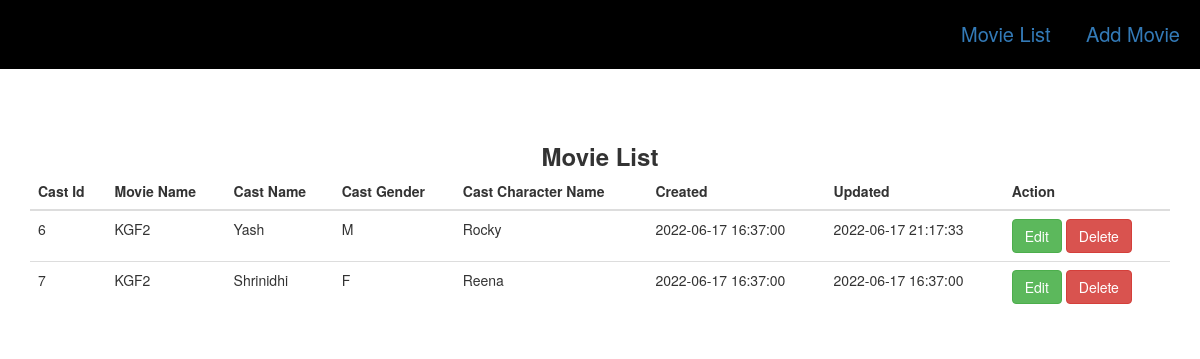
The page /cast.php?movieid=6 on the database its author committed.
### tables this page shows
CREATE TABLE `cast` (
  `id` int(11) NOT NULL,
  `movieid` int(11) NOT NULL,
  `castname` varchar(200) NOT NULL,
  `castgender` char(1) NOT NULL,
  `cast_char_name` varchar(200) NOT NULL,
  `created` datetime NOT NULL DEFAULT CURRENT_TIMESTAMP,
  `updated` datetime NOT NULL DEFAULT CURRENT_TIMESTAMP ON UPDATE CURRENT_TIMESTAMP
);

CREATE TABLE `movie` (
  `id` int(11) NOT NULL,
  `moviename` varchar(255) NOT NULL,
  `movieduration` time(3) NOT NULL,
  `created` datetime NOT NULL DEFAULT CURRENT_TIMESTAMP,
  `updated` datetime NOT NULL DEFAULT CURRENT_TIMESTAMP ON UPDATE CURRENT_TIMESTAMP
);

### cast.php (the view, shortened to what this page needs)
<?php
include 'config.php';
include 'header.php';
if (isset($_GET['movieid'])) {
    $movieid=$_GET['movieid'];
}else{
    header('location: moviedetails.php');
}
?>
<div class="container" style="margin-top: 70px;">
    <div class="row">
        <div class="col-md-12 col-lg-12 pl-0 ">
            <div class="card-body p-6 about-con pabout">
                <div class="card-title text-center mb-4" style="font-size: 24px;">
                    <b>Movie List</b>
                </div>
                <table class="table">
                    <thead>
                        <th>Cast Id</th>
                        <th>Movie Name</th>
                        <th>Cast Name</th>
                        <th>Cast Gender</th>
                        <th>Cast Character Name</th>
                        <th>Created</th>
                        <th>Updated</th>
                        <th>Action</th>
                    </thead>
                    <tbody>
                        <?php
                        $movie=mysqli_query($con,"Select c.*,m.moviename from cast as c left join movie as m on c.movieid=m.id where c.movieid='$movieid'");
                        if (mysqli_num_rows($movie)>0) {
                           while ($row=mysqli_fetch_assoc($movie)) {
                        ?>
                        <tr id="rowid<?php echo $row['id'];  ?>">
                            <td><?php echo $row['id'];  ?></td>
                            <td><?php echo $row['moviename'];  ?></td>
                            <td><?php echo $row['castname'];  ?></td>
                            <td><?php echo $row['castgender'];  ?></td>
                            <td><?php echo $row['cast_char_name'];  ?></td>
                            <td><?php echo $row['created'];  ?></td>
                            <td><?php echo $row['updated'];  ?></td>
                            <td>
                                <a href="castedit.php?castid=<?php echo $row['id'];  ?>">
                                    <button class="btn btn-success">Edit</button>
                                </a>
                                <button onclick="deltecast(<?php echo $row['id'];  ?>)" class="btn btn-danger">Delete</button>
                            </td>
                        </tr>
                        <?php } } ?>
                    </tbody>
                </table>
            </div>
        </div>
    </div>
</div>
<?php include 'footer.php'; ?>

### header.php (shortened to what this page needs)
<!DOCTYPE html>
<html lang="en">
<head>
    <link rel="stylesheet" href="https://maxcdn.bootstrapcdn.com/bootstrap/3.4.1/css/bootstrap.min.css">
</head>
<body>
    <section>
        <div  style="background: black;color: white;padding: 20px;font-size: 20px;" align="right">
            <a style="margin-right:30px" href="moviedetails.php">Movie List</a>
            <a href="index.php">Add Movie</a>
        </div>
    </section>

### footer.php (shortened to what this page needs)
</body>
</html>
<link rel="stylesheet" type="text/css" href="https://cdn.jsdelivr.net/npm/toastify-js/src/toastify.min.css">

### rows shown on the page
cast: id "6", movieid.moviename "KGF2", castname "Yash", castgender "M", cast_char_name "Rocky", created "2022-06-17 16:37:00", updated "2022-06-17 21:17:33"
cast: id "7", movieid.moviename "KGF2", castname "Shrinidhi", castgender "F", cast_char_name "Reena", created "2022-06-17 16:37:00", updated "2022-06-17 16:37:00"
